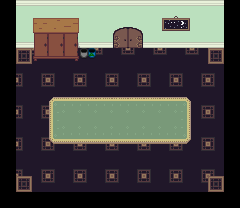

The image is a tile-based game level rendered from a .tmx file. Its description and source (layers, tilesets, objects; grid data summarised) follow:
An orthogonal 15x13 tile map with 16x16 px tiles, 3 tile layers (Tile Layer 1, Tile Layer 2, Tile Layer 3), 3 tilesets and 14 objects (10x event, 4x collision).

<map version="1.2" tiledversion="1.2.0" orientation="orthogonal" renderorder="right-down" width="15" height="13" tilewidth="16" tileheight="16" infinite="0" nextlayerid="6" nextobjectid="45">
 <tileset firstgid="1" name="floorsandwalls" tilewidth="16" tileheight="16" tilecount="88" columns="11">
  <image source="../gfx/tilesets/floorsandwalls.png" width="176" height="128" />
 </tileset>
 <tileset firstgid="89" name="kitchen" tilewidth="16" tileheight="16" tilecount="16" columns="4">
  <image source="../gfx/tilesets/kitchen.png" width="64" height="64" />
 </tileset>
 <tileset firstgid="105" name="Interior_Tiles_by_ArMM1998" tilewidth="16" tileheight="16" tilecount="1000" columns="40">
  <image source="../gfx/tilesets/Interior_Tiles_by_ArMM1998.png" width="640" height="400" />
 </tileset>
 <layer id="1" name="Tile Layer 1" width="15" height="13">
  <data>[195 cells, 195 non-empty, 9 distinct tile ids]</data>
 </layer>
 <layer id="2" name="Tile Layer 2" width="15" height="13">
  <data>[195 cells, 43 non-empty, 25 distinct tile ids]</data>
 </layer>
 <layer id="3" name="Tile Layer 3" width="15" height="13">
  <data>[195 cells, 0 non-empty, 0 distinct tile ids]</data>
 </layer>
 <objectgroup color="#ff0000" id="4" name="Collisions">
  <object id="1" type="collision" x="0" y="192" width="240" height="16" />
  <object id="2" type="collision" x="224" y="48" width="16" height="144" />
  <object id="3" type="collision" x="0" y="48" width="16" height="144" />
  <object id="4" type="collision" x="0" y="0" width="240" height="48" />
 </objectgroup>
 <objectgroup color="#ffff00" id="5" name="Event">
  <object id="33" name="music!" type="event" x="0" y="16" width="16" height="16">
   <properties>
    <property name="act1" value="play_music Enter_the_Emperor.ogg" />
    <property name="cond1" value="not music_playing Enter_the_Emperor.ogg" />
   </properties>
  </object>
  <object id="34" name="doors galores" type="event" x="112" y="48" width="32" height="16">
   <properties>
    <property name="act1" value="translated_dialog youcantleave" />
    <property name="cond1" value="is player_at" />
    <property name="cond2" value="is player_facing up" />
    <property name="cond3" value="is button_pressed K_RETURN" />
   </properties>
  </object>
  <object id="35" name="something" type="event" x="48" y="48" width="16" height="16">
   <properties>
    <property name="act1" value="translated_dialog discovered_a_person" />
    <property name="act2" value="set_variable youarejumanji:yes" />
    <property name="cond1" value="is player_at" />
    <property name="cond2" value="is player_facing up" />
    <property name="cond3" value="is button_pressed K_RETURN" />
    <property name="cond4" value="not variable_set youarejumanji:yes" />
   </properties>
  </object>
  <object id="36" name="create misa" type="event" x="48" y="48" width="16" height="16">
   <properties>
    <property name="act1" value="teleport meet_misa.tmx,3,4" />
    <property name="act2" value="create_npc misa,3,3,misa,stand" />
    <property name="act3" value="set_variable surprisemf:yes" />
    <property name="act4" value="set_variable jumpinback:frakyeah" />
    <property name="cond1" value="not npc_exists misa" />
    <property name="cond2" value="is variable_set youarejumanji:yes" />
    <property name="cond3" value="not variable_set surprisemf:yes" />
   </properties>
  </object>
  <object id="37" name="time to talk" type="event" x="48" y="64" width="16" height="16">
   <properties>
    <property name="act1" value="set_variable surprisemf:notanymore" />
    <property name="act2" value="translated_dialog a_serious_discussion\n" />
    <property name="act7" value="set_variable jumpinback:yes" />
    <property name="cond1" value="is variable_set surprisemf:yes" />
    <property name="cond2" value="is player_at" />
    <property name="cond3" value="is player_facing up" />
    <property name="cond4" value="is variable_set jumpinback:frakyeah" />
   </properties>
  </object>
  <object id="39" name="jumpback" type="event" x="14.375" y="65" width="16" height="16">
   <properties>
    <property name="act1" value="teleport meet_misa.tmx,3,5" />
    <property name="act2" value="set_variable jumpinback:no" />
    <property name="act4" value="translated_dialog oops\n" />
    <property name="act6" value="set_variable oopsie:yes" />
    <property name="cond1" value="is variable_set jumpinback:yes" />
   </properties>
  </object>
  <object id="40" name="let's speak" type="event" x="69.5" y="103.75" width="16" height="16">
   <properties>
    <property name="act1" value="translated_dialog backstory\n" />
    <property name="act9" value="set_variable oopsie:whoops" />
    <property name="cond1" value="is player_at" />
    <property name="cond2" value="is player_facing up" />
    <property name="cond3" value="is variable_set oopsie:yes" />
   </properties>
  </object>
  <object id="41" name="choose m' boi" type="event" x="40" y="104" width="16" height="16">
   <properties>
    <property name="act1" value="translated_dialog backstory9" />
    <property name="act2" value="translated_dialog_choice yes,questioning" />
    <property name="act3" value="set_variable oopsie:eh" />
    <property name="cond1" value="is player_at" />
    <property name="cond2" value="is player_facing up" />
    <property name="cond3" value="is variable_set oopsie:whoops" />
   </properties>
  </object>
  <object id="42" name="yeeeee buddy" type="event" x="15.125" y="91" width="16" height="16">
   <properties>
    <property name="act1" value="translated_dialog sorryfurthis" />
    <property name="act2" value="transition_teleport route1.tmx,33,12,0.7" />
    <property name="act3" value="set_variable questioning:None" />
    <property name="cond1" value="is player_at" />
    <property name="cond2" value="is player_facing up" />
    <property name="cond3" value="is variable_set questioning:yes" />
   </properties>
  </object>
  <object id="44" name="Player Spawn" type="event" x="112" y="112" width="16" height="16" />
 </objectgroup>
</map>
